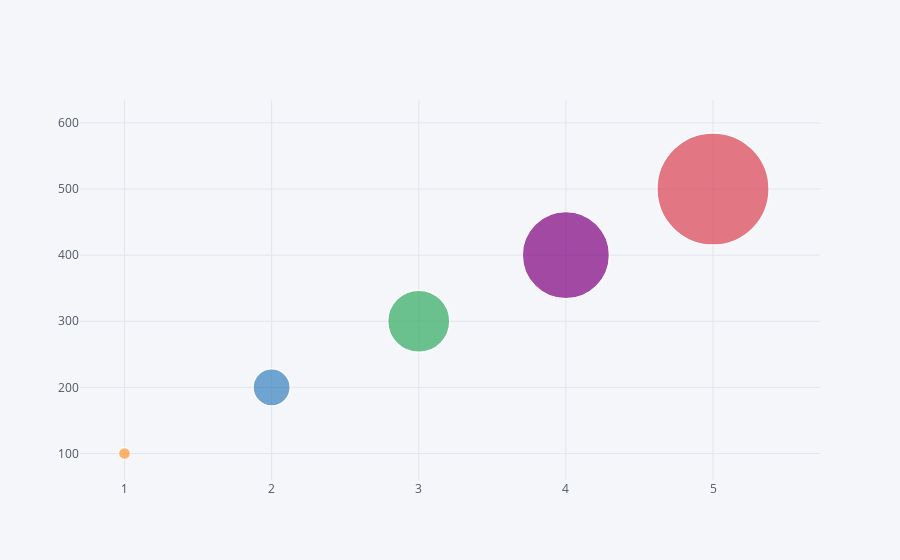

The notebook cell saved with this chart:
### Markdown cell above
Bubble plot is similar to scatter plot but the size of the plot depends on a variable

### Code cell
df3.iplot(kind = 'bubble', x = 'x', y = 'z', size = 'y')
plt.show()

### Figure 1 — Plotly figure (JSON) as saved in the notebook; plotly's stock layout.template omitted (floating-point values rounded to 4 significant figures)
{"data": [{"marker": {"color": ["rgb(255, 153, 51)", "rgb(55, 128, 191)", "rgb(50, 171, 96)", "rgb(128, 0, 128)", "rgb(219, 64, 82)", "rgb(0, 128, 128)", "rgb(255, 255, 51)", "rgb(128, 128, 0)", "rgb(251, 128, 114)", "rgb(128, 177, 211)"], "line": {"width": 1.3}, "size": [12, 37, 62, 87, 112], "symbol": "circle"}, "mode": "markers", "text": "", "type": "scatter", "x": [1, 2, 3, 4, 5], "y": [100, 200, 300, 400, 500]}], "layout": {"legend": {"bgcolor": "#F5F6F9", "font": {"color": "#4D5663"}}, "paper_bgcolor": "#F5F6F9", "plot_bgcolor": "#F5F6F9", "title": {"font": {"color": "#4D5663"}}, "xaxis": {"gridcolor": "#E1E5ED", "showgrid": true, "tickfont": {"color": "#4D5663"}, "title": {"font": {"color": "#4D5663"}, "text": ""}, "zerolinecolor": "#E1E5ED"}, "yaxis": {"gridcolor": "#E1E5ED", "showgrid": true, "tickfont": {"color": "#4D5663"}, "title": {"font": {"color": "#4D5663"}, "text": ""}, "zerolinecolor": "#E1E5ED"}}}
